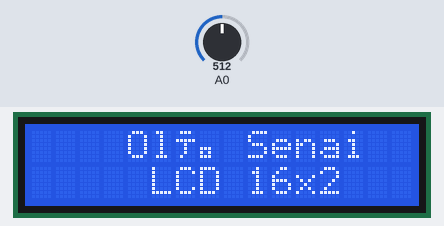
Recording of a sketch running on a simulated Arduino Uno, built with avr-gcc and run on an emulated ATmega328P. Shown: 16×2 character LCD. The inputs (shaded band) are chosen by the test bench; at power-on: A0 = 512.

Above: at 12.0 s.
12.1 s: A0 set to 900
At 13.4 s:
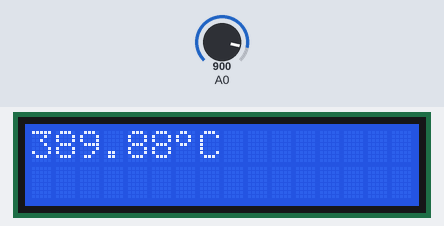
21.6 s: A0 set to 1023
At 25.9 s:
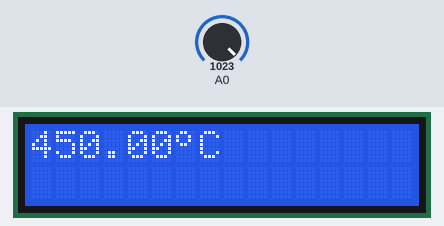
Timing chart, 0 to 27.4 s (numbered marks = the images above; inputs shaded):
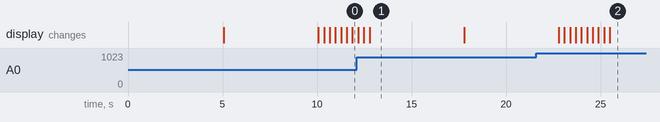

Measured:
- what the display in image 1 shows lasts 5.0 s, from 12.8 s to 17.8 s

The sketch:

1__Trabalho_Pr_tico__2__Entrega_-_Codigo__-_DDS_-_2_-_27.ino
```cpp
//Carrega a biblioteca LiquidCrystal
#include <LiquidCrystal.h>

//Carrega a biblioteca DHT
//#include <DHT.h>

//Define os pinos que serão utilizados para ligação ao display
LiquidCrystal lcd(13, 12, 5, 4, 3, 2);

//Array (vetor) para criar o símbolo grau
byte grau[8] ={ B00001100,
                B00010010,
                B00010010,
                B00001100,
                B00000000,
                B00000000,
                B00000000,
                B00000000,};

void setup()
{
  //Define o número de colunas e linhas do LCD
  lcd.begin(16, 2);
  lcd.createChar(0, grau); //Mostra o simbolo do grau formado pelo array
  Serial.begin(9600);
  pinMode (A0, INPUT) ;
}

void loop()
{
  int leitura_bruta = analogRead(A0) ;
  float voltagem = leitura_bruta * (5000.0 / 1023.0) ;
  float temperatura = (voltagem - 500) / 10.0;

  lcd.clear(); //Limpa a tela
  lcd.setCursor(0, 0); //Posiciona no início da primeira linha

  lcd.print(temperatura); //Imprime o valor da temperatura (ex: 25.00)
  lcd.write((byte)0);     //Imprime o símbolo do grau logo após o número
  lcd.print("C");         //Imprime a letra C logo após o grau

  delay(5000);

  lcd.clear(); //Limpa a tela
  lcd.setCursor(3, 0); //Posiciona o cursor na coluna 3, linha 0;
  lcd.print("Olá Senai"); //Envia o texto entre aspas para o LCD
  lcd.setCursor(3, 1);
  lcd.print(" LCD 16x2");
  delay(5000);

  //Rolagem para a esquerda
  for (int posicao = 0; posicao < 3; posicao++)
  {
    lcd.scrollDisplayLeft();
    delay(300);
  }

  //Rolagem para a direita
  for (int posicao = 0; posicao < 6; posicao++)
  {
    lcd.scrollDisplayRight();
    delay(300);
  }

  //Rolagem para a esquerda
  //for (int posicao = 0; posicao < 3; posicao++)
  //{
  //  lcd.scrollDisplayLeft();
  //  delay(300);
  //}

  //Rolagem para a direita
  //for (int posicao = 0; posicao < 6; posicao++)
  //{
  //  lcd.scrollDisplayRight();
  //  delay(300);
  //}
}
```
